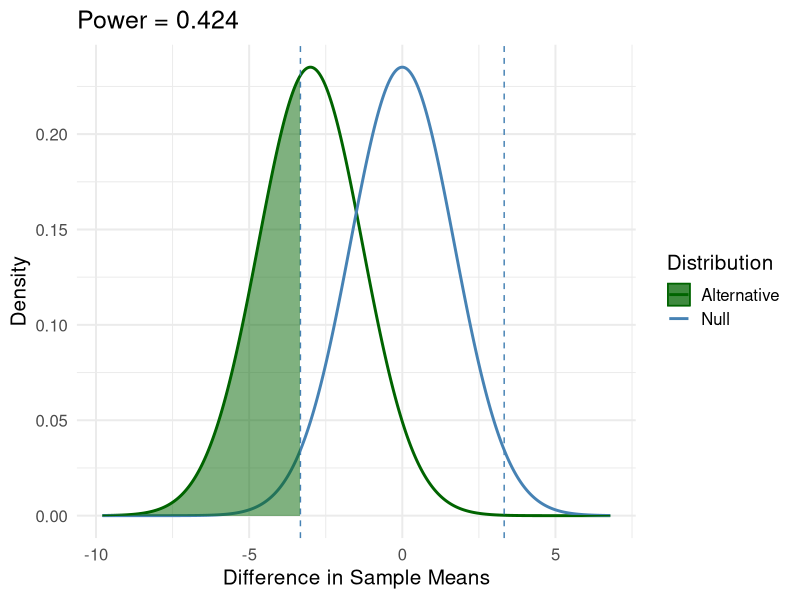

Generate this figure with R:
# ---- 0. Setup and load libraries, if any ----

library(ggplot2)  # load the graphing library

if(!require("rstudioapi")) install.packages("rstudioapi")
setwd(dirname(getSourceEditorContext()$path))  # set working directory


# ---- 1. Set up the parameters ----
alpha <- 0.05  # significance level
n1 <- 100       # sample size for group 1
n2 <- 100       # sample size for group 2
sd1 <- 12      # standard deviation for group 1
sd2 <- 12      # standard deviation for group 2
null_mean <- 0  # mean difference under the null hypothesis
alt_mean <- -3 # mean of the alternative hypothesis

# compute parameters for power calculation
effect_size <- abs(alt_mean-null_mean)  # difference in means we want to detect
se <- sqrt((sd1^2 / n1) + (sd2^2 / n2)) # standard error of the difference in means
critical_value <- qnorm(1 - alpha / 2) * se  # Critical value for two-tailed test

# ---- 2. Calculate power for the two-sample z-test ----

# Compute z-scores for the critical values under the alternative hypothesis
z_upper <- (critical_value - effect_size) / se
z_lower <- (-critical_value - effect_size) / se

# Power is the probability of rejecting H0 when H1 is true:
# P(X > critical_value | H1) + P(X < -critical_value | H1)
power <- pnorm(z_lower) + (1 - pnorm(z_upper))

cat(sprintf("Power of the test: %.3f\n", power))

# ---- 3. Plot the null hypothesis the alt hypothesis, with the power shaded ----

# Calculate the distributions
x <- seq(-4 * se + min(null_mean, alt_mean), 
        4 * se + max(null_mean, alt_mean), length.out = 1000)
null_dist <- dnorm(x, mean = null_mean, sd = se)
alt_dist <- dnorm(x, mean = alt_mean, sd = se)

# Combine into a single data frame
plot_df <- rbind(
  data.frame(x = x, y = null_dist, dist = "Null"),
  data.frame(x = x, y = alt_dist, dist = "Alternative")
)


# Plot both distributions and annotate with power
ggplot(plot_df, aes(x = x, y = y, color = dist)) +
  geom_line(linewidth = 1) +
  scale_color_manual(values = c("Null" = "steelblue", "Alternative" = "darkgreen")) +
  geom_vline(xintercept = c(-critical_value, critical_value), linetype = "dashed", color = "steelblue") +
  geom_area(
    data = subset(plot_df, dist=="Alternative" & x >= critical_value), 
    fill = 'darkgreen', alpha = 0.5) +
  geom_area(
    data = subset(plot_df, dist=="Alternative" & x <= -critical_value), 
    fill = 'darkgreen', alpha = 0.5) +
  labs(title = sprintf("Power = %.3f", power),
       x = "Difference in Sample Means",
       y = "Density",
       color = "Distribution") + 
  theme_minimal(base_size = 15)
